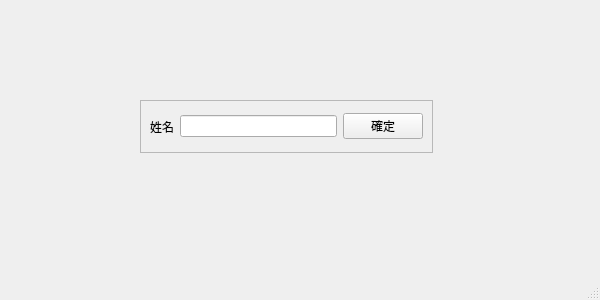
<?xml version="1.0" encoding="UTF-8"?>
<ui version="4.0">
 <class>MainWindow</class>
 <widget class="QMainWindow" name="MainWindow">
  <property name="geometry">
   <rect>
    <x>0</x>
    <y>0</y>
    <width>600</width>
    <height>300</height>
   </rect>
  </property>
  <property name="windowTitle">
   <string>MainWindow</string>
  </property>
  <widget class="QWidget" name="centralwidget">
   <widget class="QFrame" name="frame">
    <property name="geometry">
     <rect>
      <x>140</x>
      <y>100</y>
      <width>293</width>
      <height>53</height>
     </rect>
    </property>
    <property name="frameShape">
     <enum>QFrame::StyledPanel</enum>
    </property>
    <property name="frameShadow">
     <enum>QFrame::Raised</enum>
    </property>
    <layout class="QHBoxLayout" name="horizontalLayout">
     <item>
      <widget class="QLabel" name="label">
       <property name="text">
        <string>姓名</string>
       </property>
      </widget>
     </item>
     <item>
      <widget class="QLineEdit" name="lineEdit"/>
     </item>
     <item>
      <widget class="QPushButton" name="pushButton">
       <property name="text">
        <string>確定</string>
       </property>
      </widget>
     </item>
    </layout>
   </widget>
  </widget>
  <widget class="QMenuBar" name="menubar">
   <property name="geometry">
    <rect>
     <x>0</x>
     <y>0</y>
     <width>600</width>
     <height>25</height>
    </rect>
   </property>
  </widget>
  <widget class="QStatusBar" name="statusbar"/>
 </widget>
 <resources/>
 <connections/>
</ui>
